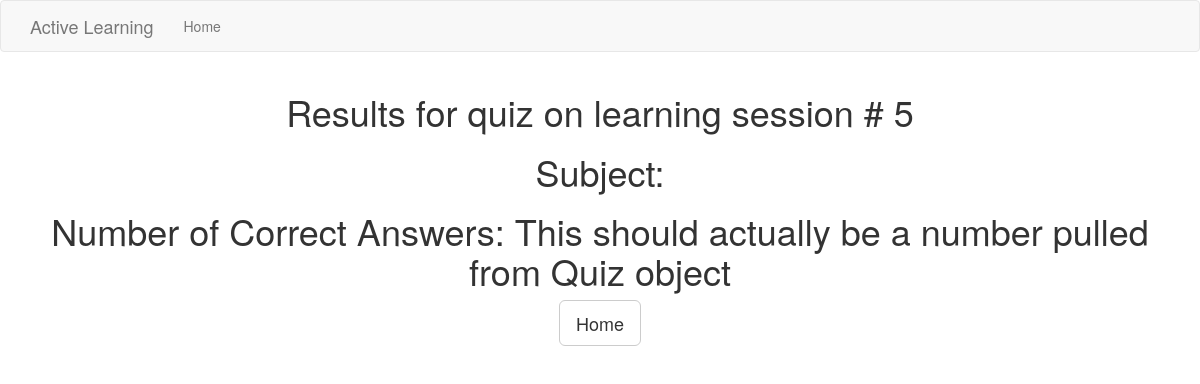
/quiz_results/5, run on an earlier commit of the app's database.
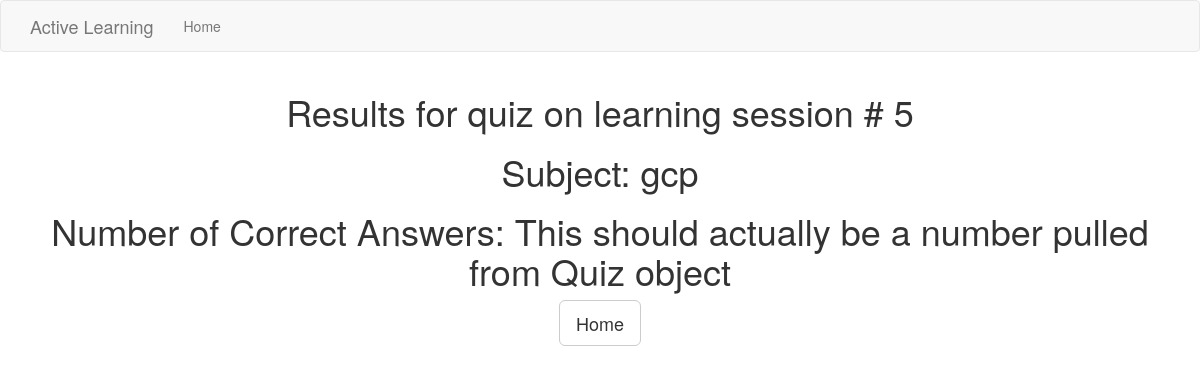
And on a later commit of the database.
### app/models.py (models this page shows, shortened)
class LearningSession(db.Model):
    __tablename__ = 'learning_session'
    id = db.Column(db.Integer, primary_key = True)
    start_time = db.Column(db.DateTime())
    end_time = db.Column(db.DateTime())
    subject = db.relationship('Subject', backref='learning_session', lazy='dynamic')
    notes = db.relationship('Note', backref='learning_session', lazy='dynamic')
    quiz = db.relationship('Quiz', backref='learning_session', lazy='dynamic')

class Subject(db.Model):
    __tablename__ = 'subject'
    id = db.Column(db.Integer, primary_key = True)
    subject = db.Column(db.String(64), unique = True)
    learning_session_id = db.Column(db.Integer, db.ForeignKey('learning_session.id'))

### app/routes.py (the view)
@app.route('/quiz_results/<learning_session_id>')
def quiz_results(learning_session_id):
	return(quiz_results_controller(learning_session_id))

### app/quiz_results_controller.py (called while the page is built)
def quiz_results_controller(learning_session_id):
	session = LearningSession.query.filter_by(id = learning_session_id).first()
	correct_answers = 'This should actually be a number pulled from Quiz object'
	return(render_template('quiz_results.html', title='Quiz Resluts', session=session, correct_answers=correct_answers))

### app/templates/quiz_results.html
{% extends "base.html" %}
{% import 'bootstrap/wtf.html' as wtf %}
{% block content %}
<h1 align="center">Results for quiz on learning session # {{session.id}}</h1>
<h1 align="center">Subject: {{session.subject.first().subject}}</h1>
<h1 align="center">Number of Correct Answers: {{correct_answers}}</h1>
  <p align="center">
    <a class="btn btn-lg btn-default" id="quizButton" href="{{ url_for('index') }}">Home</a>
  </p>
{% endblock %}

### app/templates/base.html (shortened to what this page needs)
{% extends 'bootstrap/base.html' %}
{% block navbar %}
  <nav class="navbar navbar-default">
    <div class="container">
            <div class="navbar-header">
                <a class="navbar-brand" href="{{ url_for('index') }}">Active Learning</a>
      </div>
  <div class="collapse navbar-collapse" id="bs-example-navbar-collapse-1">
      <ul class="nav navbar-nav">
        <li><a href="{{ url_for('index') }}">Home</a></li>
      </ul>
	</nav>
<div class="container">
{% endblock %}

What changed in the data, as far as the page shows it:
now on this page (row edited): Subject: subject.first "gcp"
